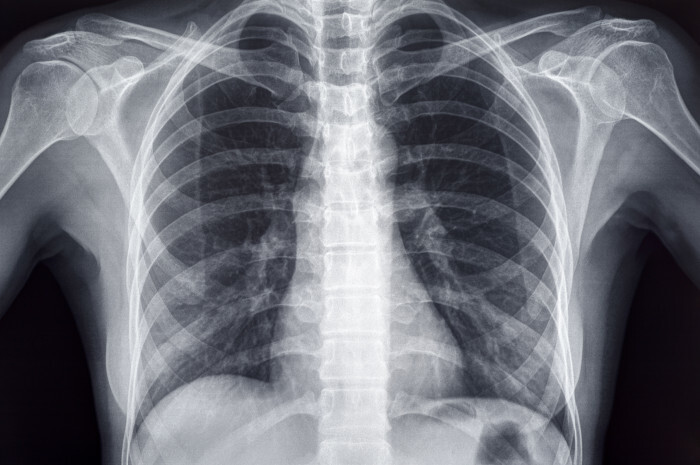
#> input picture lab8/pythonProject1/obraz.jpg, 700 x 465 px
$ python Lab8.py
#> lines starting #> are read from the running program, lines starting #| are printed output that depends on the picture; after the words box and inside, x2 and y2 are one past the last pixel; in counts of white or black regions, pixels touching at a corner belong together; long printed decimals are rounded
from PIL import Image
import numpy as np
from PIL import ImageChops, ImageOps
from PIL import ImageStat as stat
import matplotlib.pyplot as plt

obraz = Image.open("obraz.jpg")
#> obraz is the input picture: PIL image 700x465 RGB; mean R, G, B 112, 114, 122.2

# Zadanie 1

def statystyki(im):
    s = stat.Stat(im)
    print("extrema ", s.extrema)  # max i min
#| extrema  [(0, 253), (0, 254), (1, 255)]
    print("count ", s.count)  # zlicza
#| count  [325500, 325500, 325500]
    print("mean ", s.mean)  # srednia
#| mean  [111.979, 114.012, 122.161]
    print("median ", s.median)  # mediana
#| median  [109, 113, 124]
    print("stddev ", s.stddev)  # odchylenie standardowe
#| stddev  [66.454, 68.121, 66.893]

statystyki(obraz)
print(obraz.mode)
#| RGB
szary = obraz.convert('L')
print(szary.mode)
#| L
# Zadanie 2

statystyki(szary)
#| extrema  [(0, 254)]
#| count  [325500]
#| mean  [114.342]
#| median  [113]
#| stddev  [67.508]
hist1 = szary.histogram()
#> hist1 = 256 values, max 4918 at index 6, min 0 at index 255, mean 1271.5
plt.title("Zadanie 2")
plt.bar(range(256), hist1[:], color='g', alpha=0.8)
plt.show()
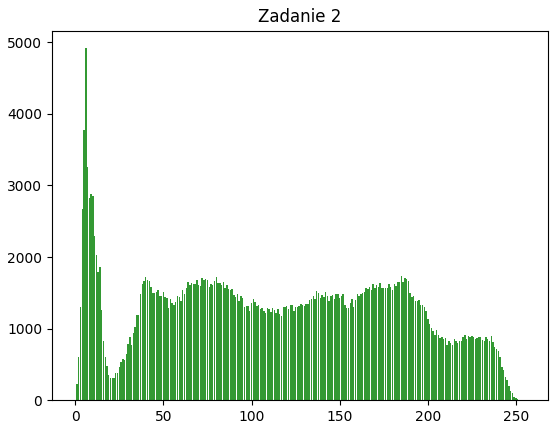
#> figure drawn by matplotlib, 1 panel; tallest bar 4918 high, from x = 5.6 to 6.4
im_np = np.array(szary)

# Zadanie 3

def histogram_norm(im):
    hist,_ = np.histogram(im, bins=256,range=(0,255))
#> hist has the same summary as hist1 outside histogram_norm
    return (hist/im.size).tolist()

hist_norm = histogram_norm(im_np)
#> hist_norm = 256 values, max 0.0151 at index 6, min 0 at index 255, mean 0.00391
plt.bar(range(256),hist_norm, color='b', alpha=0.8)
plt.title("Znormalizowany histogram")
plt.show()
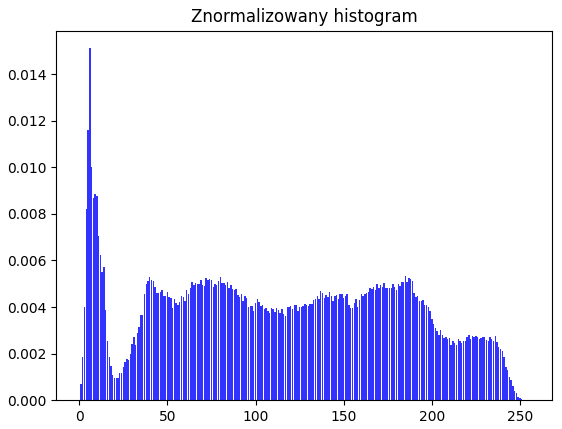
#> figure drawn by matplotlib, 1 panel; tallest bar 0.0151 high, from x = 5.6 to 6.4

# Zadanie 4

def histogram_cumul(im):
    hist_temp = histogram_norm(im)
#> hist_temp has the same summary as hist_norm outside histogram_cumul
    hist_kumul = np.cumsum(hist_temp)
#> hist_kumul = 256 values from 6.14e-06 to 1
    return hist_kumul.tolist()

hist_skumulowany = histogram_cumul(im_np)
#> hist_skumulowany = 256 values from 6.14e-06 to 1
plt.bar(range(256), hist_skumulowany, color='r', alpha=0.8)
plt.title("Skumulowany histogram")
plt.show()
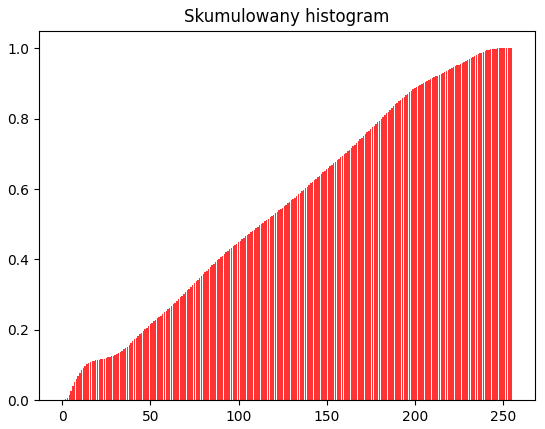
#> figure drawn by matplotlib, 1 panel

# Zadanie 5

def histogram_equalization(im):
    hist_kumul = histogram_cumul(im)
#> hist_kumul = 256 values from 6.14e-06 to 1
    lut = np.floor(255*hist_kumul).astype(np.uint8)
    eq_im = lut[im]
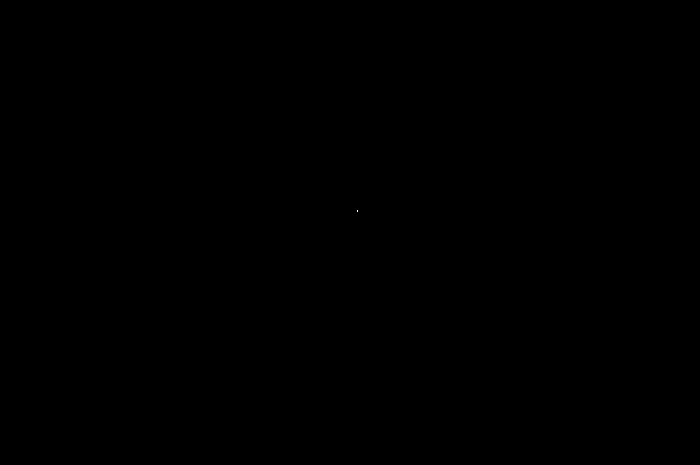
#> eq_im: shape (465, 700); values 0 (black) and 1 (white), 0% white in thin lines or dots, all inside (x1, y1, x2, y2) = (357, 210, 358, 212)
    return Image.fromarray(eq_im, mode="L")

equalized = histogram_equalization(im_np)
equalized.show()
equalized.save("equalized.png")
